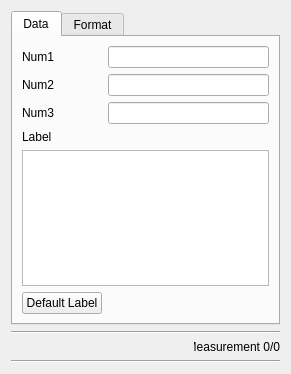
<?xml version="1.0" encoding="UTF-8"?>
<ui version="4.0">
 <class>RulerForm</class>
 <widget class="QWidget" name="RulerForm">
  <property name="geometry">
   <rect>
    <x>0</x>
    <y>0</y>
    <width>291</width>
    <height>374</height>
   </rect>
  </property>
  <property name="windowTitle">
   <string>Form</string>
  </property>
  <layout class="QGridLayout" name="gridLayout">
   <property name="sizeConstraint">
    <enum>QLayout::SetNoConstraint</enum>
   </property>
   <item row="1" column="1" colspan="3">
    <widget class="Line" name="line">
     <property name="orientation">
      <enum>Qt::Horizontal</enum>
     </property>
    </widget>
   </item>
   <item row="3" column="1">
    <widget class="QLabel" name="label_9">
     <property name="text">
      <string/>
     </property>
    </widget>
   </item>
   <item row="3" column="3">
    <widget class="QLabel" name="label_11">
     <property name="text">
      <string>Measurement 0/0</string>
     </property>
     <property name="alignment">
      <set>Qt::AlignRight|Qt::AlignTrailing|Qt::AlignVCenter</set>
     </property>
    </widget>
   </item>
   <item row="3" column="2">
    <widget class="QLabel" name="label_10">
     <property name="text">
      <string/>
     </property>
    </widget>
   </item>
   <item row="4" column="1" colspan="3">
    <widget class="Line" name="line_2">
     <property name="orientation">
      <enum>Qt::Horizontal</enum>
     </property>
    </widget>
   </item>
   <item row="0" column="1" colspan="3">
    <widget class="QTabWidget" name="tabWidget">
     <property name="currentIndex">
      <number>0</number>
     </property>
     <widget class="QWidget" name="tab">
      <attribute name="title">
       <string>Data</string>
      </attribute>
      <layout class="QFormLayout" name="formLayout">
       <property name="fieldGrowthPolicy">
        <enum>QFormLayout::AllNonFixedFieldsGrow</enum>
       </property>
       <item row="0" column="0">
        <widget class="QLabel" name="labelNum1">
         <property name="text">
          <string>Num1</string>
         </property>
        </widget>
       </item>
       <item row="0" column="1">
        <widget class="QLineEdit" name="num1">
         <property name="readOnly">
          <bool>true</bool>
         </property>
        </widget>
       </item>
       <item row="1" column="0">
        <widget class="QLabel" name="labelNum2">
         <property name="text">
          <string>Num2</string>
         </property>
        </widget>
       </item>
       <item row="1" column="1">
        <widget class="QLineEdit" name="num2">
         <property name="readOnly">
          <bool>true</bool>
         </property>
        </widget>
       </item>
       <item row="2" column="0">
        <widget class="QLabel" name="labelNum3">
         <property name="text">
          <string>Num3</string>
         </property>
        </widget>
       </item>
       <item row="2" column="1">
        <widget class="QLineEdit" name="num3">
         <property name="readOnly">
          <bool>true</bool>
         </property>
        </widget>
       </item>
       <item row="3" column="0">
        <widget class="QLabel" name="label1">
         <property name="text">
          <string>Label</string>
         </property>
        </widget>
       </item>
       <item row="4" column="0" colspan="2">
        <widget class="QPlainTextEdit" name="label"/>
       </item>
       <item row="5" column="0">
        <widget class="QPushButton" name="pushButton">
         <property name="text">
          <string>Default Label</string>
         </property>
        </widget>
       </item>
      </layout>
     </widget>
     <widget class="QWidget" name="tab_2">
      <attribute name="title">
       <string>Format</string>
      </attribute>
      <layout class="QFormLayout" name="formLayout_2">
       <item row="0" column="0">
        <widget class="QLabel" name="label_4">
         <property name="text">
          <string>Color</string>
         </property>
        </widget>
       </item>
       <item row="0" column="1">
        <widget class="ColorEditor" name="color1"/>
       </item>
       <item row="2" column="0">
        <widget class="QLabel" name="label_5">
         <property name="text">
          <string>Outline</string>
         </property>
        </widget>
       </item>
       <item row="2" column="1">
        <widget class="ColorEditor" name="color2"/>
       </item>
       <item row="3" column="0">
        <widget class="QLabel" name="label_6">
         <property name="text">
          <string>Line Weight</string>
         </property>
        </widget>
       </item>
       <item row="3" column="1">
        <widget class="QSpinBox" name="lineWeight"/>
       </item>
       <item row="4" column="0">
        <widget class="QLabel" name="label_7">
         <property name="text">
          <string>Font</string>
         </property>
        </widget>
       </item>
       <item row="4" column="1">
        <widget class="QFontComboBox" name="font"/>
       </item>
       <item row="5" column="0">
        <widget class="QLabel" name="label_8">
         <property name="text">
          <string>Font Size</string>
         </property>
        </widget>
       </item>
       <item row="5" column="1">
        <widget class="QSpinBox" name="fontSize"/>
       </item>
      </layout>
     </widget>
    </widget>
   </item>
  </layout>
 </widget>
 <customwidgets>
  <customwidget>
   <class>ColorEditor</class>
   <extends>QComboBox</extends>
   <header>coloreditor.h</header>
  </customwidget>
 </customwidgets>
 <resources/>
 <connections/>
</ui>
